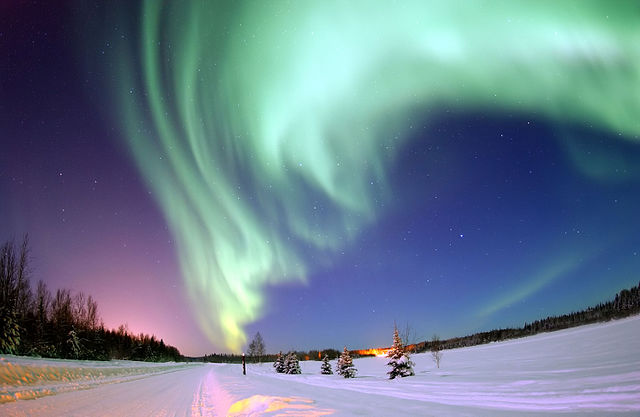
#> input picture test/PolarLight.jpg, 640 x 417 px
$ python image.py   (older library calls are emulated)
#> lines starting #> are read from the running program, lines starting #| are printed output that depends on the picture; after the words box and inside, x2 and y2 are one past the last pixel; in counts of white or black regions, pixels touching at a corner belong together
### utils/image.py
import numpy as np
from scipy import misc
from utils.morse import encrypt, decrypt
import matplotlib.pyplot as plt

encode_image_dict = {'-': '1110',
                     '.': '10',
                     ' ': '00'}

def from_text_to_image(text, shape = None, display = False):
    """
        Show the encoding of the morse
        in an image where each pixel is a time point

        Arguments:
            text {str} -- Text to translate

        Returns:
            array -- Binary image representing the text
    """
    encoded = []
    for symbol in encrypt(text):
        encoded.append(encode_image_dict[symbol])
    encoded = ''.join(encoded)

    image = np.array([int(e) for e in encoded])

    if shape is not None:
        pad = np.zeros(np.prod(shape))
        lim = min(len(pad), len(image))
        pad[:lim] = image[:lim]
        image = pad.reshape(shape)

    if display:
        plt.imshow(image)
        plt.axis('off')
        plt.show()

    return image

def from_image_to_text(image_path, autocorrection = False):
    """
        Translates the last bit of images into text

        Arguments:
            image_path {str} -- Image to translate

        Returns:
            text -- BText found
    """
    # TODO: Viterbi correction in order to handle errors in morse
    img = misc.imread(image_path)

    morse_layer = img % 2
    if len(img.shape) == 3:
        morse_layer = morse_layer[:,:,-1]

    morse_layer = ''.join([str(m) for m in morse_layer.flatten()])

    # Replace all known code
    morse_layer = morse_layer.replace(encode_image_dict['-'], '-')
    morse_layer = morse_layer.replace(encode_image_dict['.'], '.')
    morse_layer = morse_layer.replace(encode_image_dict[' '], ' ')

    # Remove all other
    morse_layer = [symbol for symbol in morse_layer if symbol in encode_image_dict]

    return decrypt(''.join(morse_layer)).strip()

def hide_in_image(text, image_path, display = False):
    """
        Changes the last pixels of the image to hide
        the given text

        Arguments:
            text {str} -- Text to hide
            image_path {str} -- Image in which to hide the text

        Returs:
            image -- Image with translated text
    """
    img = misc.imread(image_path)
    shape = img.shape

    morse_layer = img % 2
    if len(img.shape) == 3:
        shape = img.shape[:2]
        morse_layer = morse_layer[:,:,-1]

    morse_to_add = from_text_to_image(text, shape = shape)
    morse_to_add = np.abs(morse_layer - morse_to_add).astype(np.uint8)

    if len(img.shape) == 3:
        img[:,:,-1] -= morse_to_add
    else:
        img -= morse_to_add
    img = np.abs(img)

    if display:
        plt.imshow(img)
        plt.axis('off')
        plt.show()

    return img

### utils/morse.py
"""
	Simple code for translating in morse
"""

morse_dict = {		'A':'.-',		'B':'-...',
	'C':'-.-.',		'D':'-..',		'E':'.',
	'F':'..-.',		'G':'--.',		'H':'....',
	'I':'..',		'J':'.---',		'K':'-.-',
	'L':'.-..',		'M':'--',		'N':'-.',
	'O':'---',		'P':'.--.',		'Q':'--.-',
	'R':'.-.',		'S':'...',		'T':'-',
	'U':'..-',		'V':'...-',		'W':'.--',
	'X':'-..-',		'Y':'-.--',		'Z':'--..',

	'0':'-----',	'1':'.----',	'2':'..---',
	'3':'...--',	'4':'....-',	'5':'.....',
	'6':'-....',	'7':'--...',	'8':'---..',
	'9':'----.',

	',':'--..--',	'.':'.-.-.-',	'?':'..--..',
	'/':'-..-.',	'-':'-....-',	'(':'-.--.',
	')':'-.--.-',	' ':' '}

reverse_morse = {morse: letter for letter, morse in morse_dict.items()}

def encrypt(message):
	"""
		Translates message in morse

		Arguments:
			message {str} -- Message

		Returns:
			str -- Morse message
	"""
	morse_message = []
	for letter in message.upper():
		try:
			morse_message.append(morse_dict[letter])
		except:
			print('Letter "{}" unknown in morse'.format(letter))
	return ' '.join(morse_message)

def decrypt(morse_message):
	"""
		From morse to message

		Arguments:
			message {str} -- Message

		Returns:
			str -- Latin message
	"""
	message = []
	words = morse_message.split('  ')
	for word in words:
		symbols = word.split(' ')
		translation = []
		for symbol in symbols:
			if symbol != '':
				try:
					translation.append(reverse_morse[symbol])
				except:
					print('Symbol "{}" unknown in morse'.format(symbol))
		message.append(''.join(translation))
	return ' '.join(message)

### image.py
import utils.image as image
from scipy.misc import imsave

text = open('test/alice_wonderland.txt', 'r').read()
#> (reads test/alice_wonderland.txt from the repository)
hide = image.hide_in_image(text, 'test/PolarLight.jpg', display=True)
#> in hide_in_image, img is the input picture: shape (417, 640, 3); mean R, G, B 106.1, 126.8, 143.3
#> in hide_in_image, `morse_layer = img % 2`:
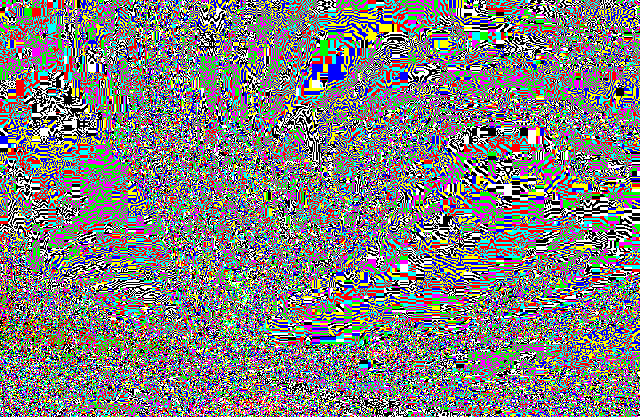
#> morse_layer: shape (417, 640, 3); mean R, G, B 0.498, 0.499, 0.497; drawn with 1 as white
#> in hide_in_image, `morse_layer = morse_layer[:,:,-1]`:
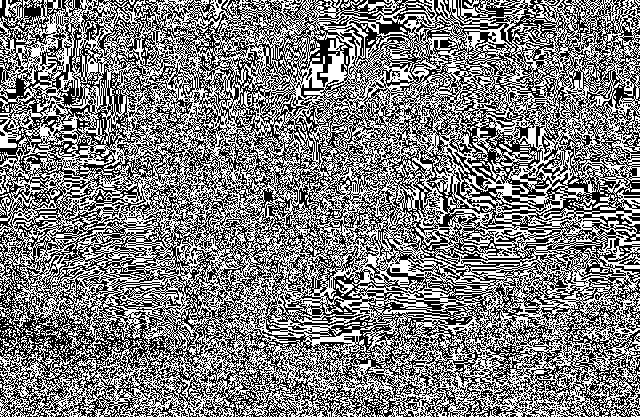
#> morse_layer: shape (417, 640); values 0 (black) and 1 (white), 49.7% white in thin lines or dots
#> in hide_in_image, `morse_to_add = np.abs(morse_layer - morse_to_add).astype(np.uint8)`:
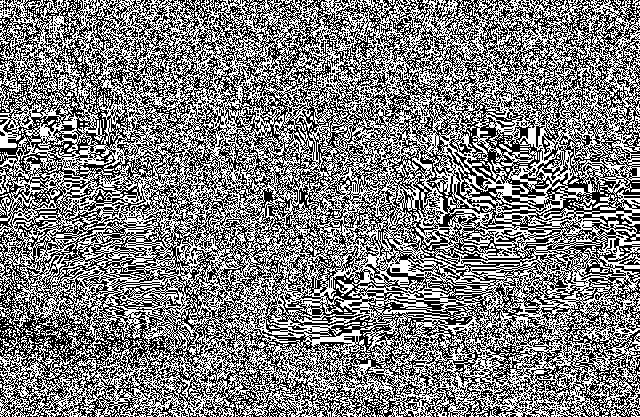
#> morse_to_add: shape (417, 640); values 0 (black) and 1 (white), 49.7% white in thin lines or dots
imsave('test/alice.png', hide)
text_res = image.from_image_to_text('test/alice.png')
#> in from_image_to_text, `morse_layer = img % 2`:
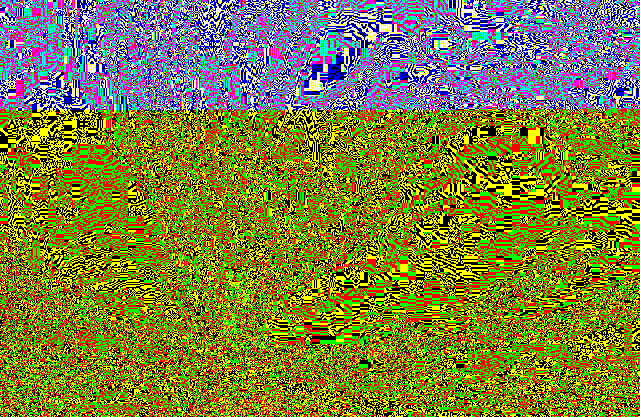
#> morse_layer: shape (417, 640, 3); mean R, G, B 0.498, 0.499, 0.122; drawn with 1 as white
#> in from_image_to_text, `morse_layer = morse_layer[:,:,-1]`:
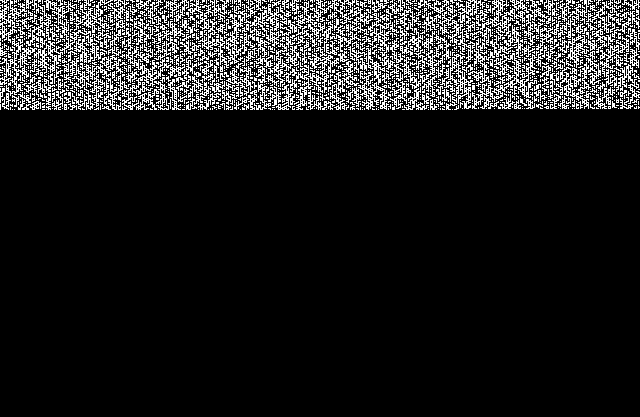
#> morse_layer: shape (417, 640); values 0 (black) and 1 (white), 12.2% white in thin lines or dots, all inside (x1, y1, x2, y2) = (0, 0, 640, 110)
#> in from_image_to_text, `morse_layer = [symbol for symbol in morse_layer if symbol in encode_im..`: morse_layer = 126101 items
print(text_res)
#> (printed output is left out)
